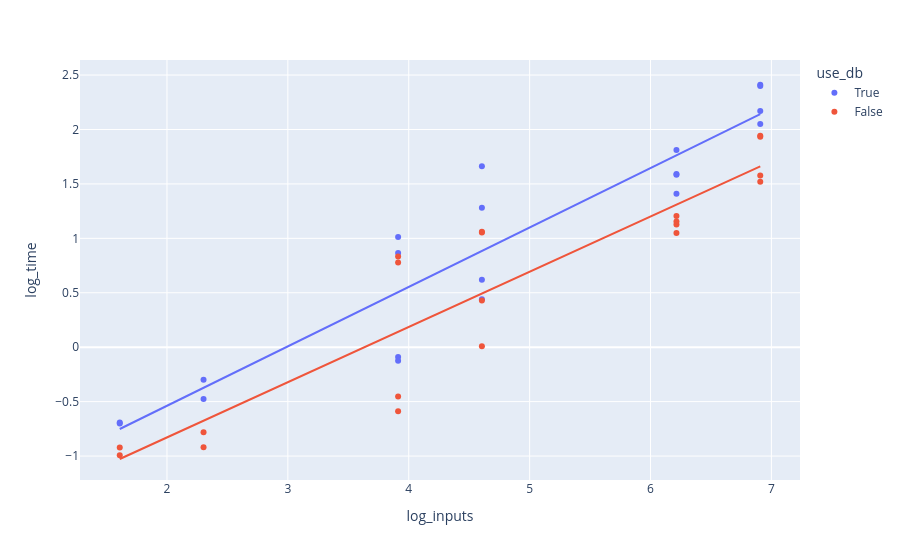

The notebook cell saved with this chart:
### Code cell
fig = px.scatter(
    df, 
    x="log_inputs", 
    y="log_time", 
    # facet_col="use_epts", 
    color="use_db", 
    hover_data=["name", "n_feds", "n_subs", "use_epts", "use_db", "use_pf", "time"], 
    # symbol="n_feds",
    # log_x=True, log_y=True,
    trendline="ols",
)
fig.show()
results = px.get_trendline_results(fig)
# print(results)

### Figure 1 — Plotly figure (JSON) as saved in the notebook; plotly's stock layout.template omitted (floating-point values rounded to 4 significant figures; data arrays with more than 128 entries replaced by an {"elided": "..."} marker saying what was removed)
{"data": [{"customdata": {"elided": "20x7 mixed values"}, "hovertemplate": "use_db=%{customdata[4]}<br>log_inputs=%{x}<br>log_time=%{y}<br>name=%{customdata[0]}<br>n_feds=%{customdata[1]}<br>n_subs=%{customdata[2]}<br>use_epts=%{customdata[3]}<br>use_pf=%{customdata[5]}<br>time=%{customdata[6]}<extra></extra>", "legendgroup": "True", "marker": {"color": "#636efa", "symbol": "circle"}, "mode": "markers", "name": "True", "orientation": "v", "showlegend": true, "type": "scatter", "x": [2.303, 2.303, 1.609, 1.609, 4.605, 4.605, 3.912, 3.912, 6.908, 6.908, 6.215, 6.215, 4.605, 4.605, 3.912, 3.912, 6.908, 6.908, 6.215, 6.215], "xaxis": "x", "y": [-0.4766, -0.2988, -0.6918, -0.7002, 0.6194, 0.4409, -0.089, -0.1251, 2.411, 2.399, 1.583, 1.591, 1.662, 1.28, 1.013, 0.8651, 2.169, 2.051, 1.812, 1.411], "yaxis": "y"}, {"hovertemplate": "<b>OLS trendline</b><br>log_time = 0.546022 * log_inputs + -1.6304<br>R<sup>2</sup>=0.879441<br><br>use_db=True<br>log_inputs=%{x}<br>log_time=%{y} <b>(trend)</b><extra></extra>", "legendgroup": "True", "marker": {"color": "#636efa", "symbol": "circle"}, "mode": "lines", "name": "True", "showlegend": false, "type": "scatter", "x": [1.609, 1.609, 2.303, 2.303, 3.912, 3.912, 3.912, 3.912, 4.605, 4.605, 4.605, 4.605, 6.215, 6.215, 6.215, 6.215, 6.908, 6.908, 6.908, 6.908], "xaxis": "x", "y": [-0.7516, -0.7516, -0.3731, -0.3731, 0.5056, 0.5056, 0.5056, 0.5056, 0.8841, 0.8841, 0.8841, 0.8841, 1.763, 1.763, 1.763, 1.763, 2.141, 2.141, 2.141, 2.141], "yaxis": "y"}, {"customdata": {"elided": "20x7 mixed values"}, "hovertemplate": "use_db=%{customdata[4]}<br>log_inputs=%{x}<br>log_time=%{y}<br>name=%{customdata[0]}<br>n_feds=%{customdata[1]}<br>n_subs=%{customdata[2]}<br>use_epts=%{customdata[3]}<br>use_pf=%{customdata[5]}<br>time=%{customdata[6]}<extra></extra>", "legendgroup": "False", "marker": {"color": "#EF553B", "symbol": "circle"}, "mode": "markers", "name": "False", "orientation": "v", "showlegend": true, "type": "scatter", "x": [2.303, 2.303, 1.609, 1.609, 4.605, 4.605, 3.912, 3.912, 6.908, 6.908, 6.215, 6.215, 4.605, 4.605, 3.912, 3.912, 6.908, 6.908, 6.215, 6.215], "xaxis": "x", "y": [-0.7819, -0.9184, -0.9212, -0.9925, 0.008292, 0.4283, -0.4536, -0.5876, 1.942, 1.933, 1.128, 1.049, 1.06, 1.053, 0.8337, 0.7792, 1.519, 1.577, 1.205, 1.155], "yaxis": "y"}, {"hovertemplate": "<b>OLS trendline</b><br>log_time = 0.507399 * log_inputs + -1.84372<br>R<sup>2</sup>=0.839349<br><br>use_db=False<br>log_inputs=%{x}<br>log_time=%{y} <b>(trend)</b><extra></extra>", "legendgroup": "False", "marker": {"color": "#EF553B", "symbol": "circle"}, "mode": "lines", "name": "False", "showlegend": false, "type": "scatter", "x": [1.609, 1.609, 2.303, 2.303, 3.912, 3.912, 3.912, 3.912, 4.605, 4.605, 4.605, 4.605, 6.215, 6.215, 6.215, 6.215, 6.908, 6.908, 6.908, 6.908], "xaxis": "x", "y": [-1.027, -1.027, -0.6754, -0.6754, 0.1412, 0.1412, 0.1412, 0.1412, 0.4929, 0.4929, 0.4929, 0.4929, 1.31, 1.31, 1.31, 1.31, 1.661, 1.661, 1.661, 1.661], "yaxis": "y"}], "layout": {"legend": {"title": {"text": "use_db"}, "tracegroupgap": 0}, "margin": {"t": 60}, "xaxis": {"anchor": "y", "domain": [0, 1], "title": {"text": "log_inputs"}}, "yaxis": {"anchor": "x", "domain": [0, 1], "title": {"text": "log_time"}}}}
